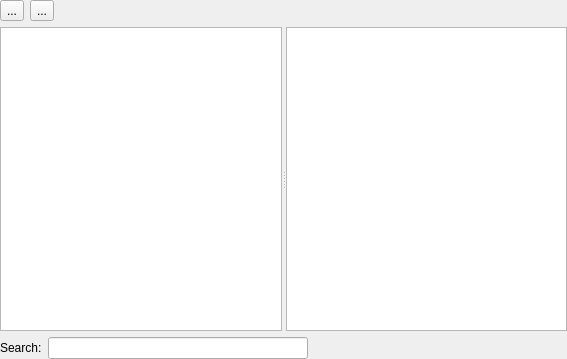
<?xml version="1.0" encoding="UTF-8"?>
<ui version="4.0">
 <class>ChatHistoryWidget</class>
 <widget class="QWidget" name="ChatHistoryWidget">
  <property name="geometry">
   <rect>
    <x>0</x>
    <y>0</y>
    <width>567</width>
    <height>359</height>
   </rect>
  </property>
  <property name="windowTitle">
   <string>Form</string>
  </property>
  <layout class="QGridLayout" name="gridLayout">
   <property name="margin">
    <number>0</number>
   </property>
   <item row="1" column="0">
    <widget class="QSplitter" name="splitter">
     <property name="sizePolicy">
      <sizepolicy hsizetype="Expanding" vsizetype="Expanding">
       <horstretch>0</horstretch>
       <verstretch>0</verstretch>
      </sizepolicy>
     </property>
     <property name="orientation">
      <enum>Qt::Horizontal</enum>
     </property>
     <widget class="QTableWidget" name="dateContactTable">
      <property name="sizePolicy">
       <sizepolicy hsizetype="Expanding" vsizetype="Expanding">
        <horstretch>0</horstretch>
        <verstretch>0</verstretch>
       </sizepolicy>
      </property>
     </widget>
     <widget class="QTableWidget" name="conversationTable">
      <property name="sizePolicy">
       <sizepolicy hsizetype="Expanding" vsizetype="Expanding">
        <horstretch>0</horstretch>
        <verstretch>0</verstretch>
       </sizepolicy>
      </property>
     </widget>
    </widget>
   </item>
   <item row="2" column="0">
    <layout class="QHBoxLayout" name="filterLayout">
     <item>
      <widget class="QLabel" name="filterLabel">
       <property name="text">
        <string>Search:</string>
       </property>
      </widget>
     </item>
     <item>
      <widget class="QLineEdit" name="filter"/>
     </item>
     <item>
      <spacer name="filterSpacer">
       <property name="orientation">
        <enum>Qt::Horizontal</enum>
       </property>
       <property name="sizeHint" stdset="0">
        <size>
         <width>40</width>
         <height>20</height>
        </size>
       </property>
      </spacer>
     </item>
    </layout>
   </item>
   <item row="0" column="0">
    <layout class="QHBoxLayout" name="toolbarLayout">
     <item>
      <widget class="QToolButton" name="toolButton_2">
       <property name="text">
        <string>...</string>
       </property>
      </widget>
     </item>
     <item>
      <widget class="QToolButton" name="toolButton">
       <property name="text">
        <string>...</string>
       </property>
      </widget>
     </item>
     <item>
      <spacer name="toolbarSpacer">
       <property name="orientation">
        <enum>Qt::Horizontal</enum>
       </property>
       <property name="sizeHint" stdset="0">
        <size>
         <width>40</width>
         <height>20</height>
        </size>
       </property>
      </spacer>
     </item>
    </layout>
   </item>
  </layout>
 </widget>
 <resources/>
 <connections/>
</ui>
